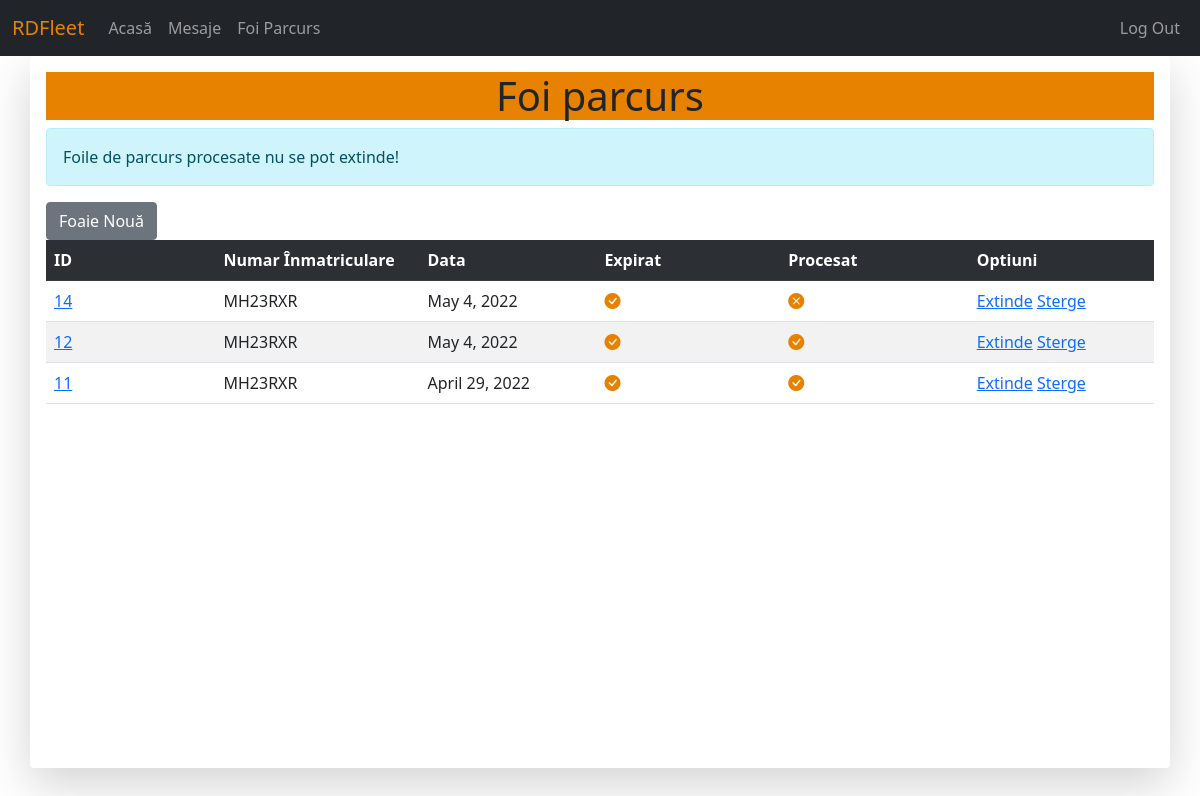
Before: /vehicles/3/parcurs (signed in) with the older database file.
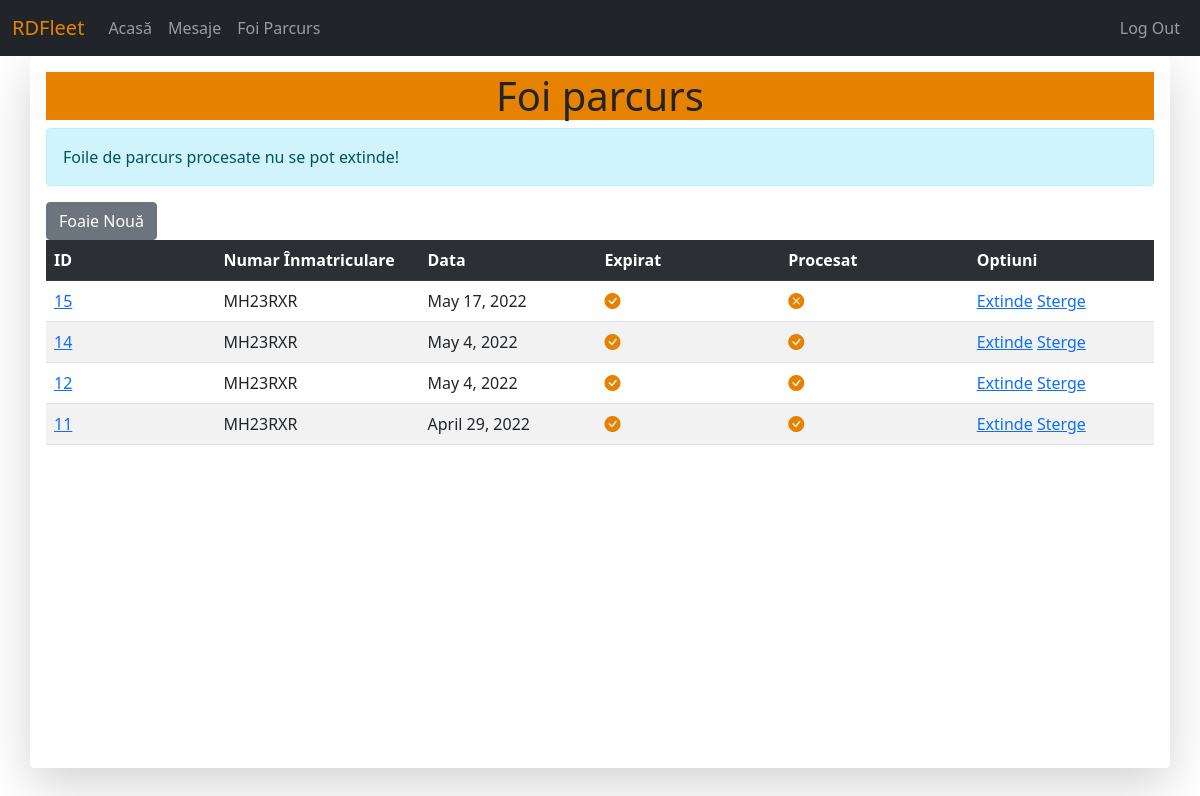
After: the same page with the newer database file.
### pages/models.py (models this page shows)
class FoaieParcurs(models.Model):
	vehicle = models.ForeignKey(Vehicle, on_delete=models.SET_NULL, null=True, verbose_name="Nr. Înmatriculare", blank = True)
	creation_date = models.DateField(verbose_name="Data")
	data_expirare = models.DateField(verbose_name="Data Expirare")
	expired = models.BooleanField(default=False)
	procesat = models.BooleanField(default=False)

### vehicles/models.py (models this page shows, shortened)
class Vehicle(models.Model):
	vehicle_plate = models.CharField(max_length = 10, unique = True, verbose_name = "Număr înmatriculare")
	vehicle_odometer = models.PositiveIntegerField(verbose_name = "Kilometraj")
	vehicle_itp = models.DateField(verbose_name = "ITP expiră la")
	vehicle_rca = models.DateField(verbose_name = "RCA expiră la")
	vehicle_last_service = models.PositiveIntegerField(verbose_name = "Ultimul service efectuat KM")
	vehicle_driver = models.ForeignKey(settings.AUTH_USER_MODEL, on_delete=models.SET_NULL, null = True, verbose_name = "Șoferul", blank = True)
	vehicle_category = models.ForeignKey(Category, on_delete=models.SET_NULL, null = True, verbose_name = "Categoria", blank = True)

### vehicles/views.py (the view, shortened to what this page needs)
# urls.py: path('<int:id>/parcurs', views.VehicleParcursView.as_view(), name='vehicle-parcurs'),
class VehicleParcursView(View):
	template_name = 'vehicles/lista_foi_parcurs.html'
	def get(self,request,*args,**kwargs):
		id = self.kwargs.get('id')
		veh = Vehicle.objects.get(id=id)
		foi = FoaieParcurs.objects.filter(vehicle=veh)
		for f in foi:
			if f.data_expirare < datetime.date.today():
				f.expired = True
				f.save()
		context = {
			'foi' : foi,
		}
		return render(request,self.template_name,context)

### vehicles/templates/vehicles/lista_foi_parcurs.html (shortened to what this page needs)
{% extends 'base.html' %}
{% block content %}
	<h1 style="background-color: #e78200; text-align: center;">Foi parcurs</h1>
	<div class="alert alert-info" role="alert">
  		Foile de parcurs procesate nu se pot extinde!
	</div>
	<form method = "POST"> {% csrf_token %}
		<input class='btn btn-secondary' type="submit" value="Foaie Nouă">
	</form>
	{% if foi %}
	<table class="table table-striped table-hover">
		<tr scope="row" class="table-dark">
			<th style="width: 250px;">ID</th>
			<th style="width: 250px;">Numar Înmatriculare</th>
			<th style="width: 250px;">Data</th>
			<th style="width: 250px;">Expirat</th>
			<th style="width: 250px;">Procesat</th>
			<th style="width: 250px;">Optiuni</th>
		</tr>
		<tr scope="row">{% for foaie in foi reversed %}
			<td><a href="{% url 'foaie-detaliu' foaie.id %}">{{ foaie.id }}</a></td>
			<td>{{ foaie.vehicle.vehicle_plate }}</td>
			<td>{{ foaie.creation_date }}</td>
			<td>{% if foaie.expired %}
				<i class="bi bi-check-circle-fill" style="color:#e78200"></i>
				{% else %}
				<i class="bi bi-x-circle-fill" style="color:#e78200"></i>
			{% endif %}
			</td>
			<td>{% if foaie.procesat%}
				<i class="bi bi-check-circle-fill" style="color:#e78200"></i>
				{% else %}
				<i class="bi bi-x-circle-fill" style="color:#e78200"></i>
			{% endif %}
			</td>
			<td><a href="{% url 'foaie-parcurs-extend' foaie.id %}">Extinde</a> <a href="{% url 'foaie-parcurs-delete' foaie.id %}">Sterge</a></td>
		</tr>
		{% endfor %}
	</table>
	{% endif %}
{% endblock %}

Changed rows visible on the page:
added FoaieParcurs: id "15", vehicle.vehicle_plate "MH23RXR", creation_date "May 17, 2022", expired False (drawn), procesat False (drawn)
changed FoaieParcurs id 14: procesat False → True (drawn)
